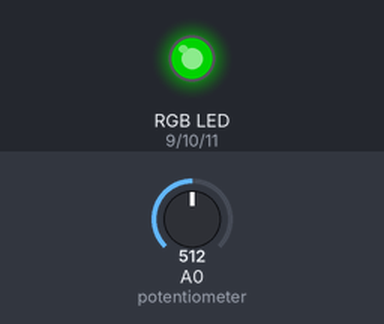
This sketch was run on a simulated Arduino Uno, built with avr-gcc and run on an emulated ATmega328P. On the bench: an RGB LED mixed from three pins (HIGH = lit). The inputs (shaded band) are chosen by the test bench; at power-on: A0 (potentiometer) = 512. Dim RGB values are drawn brighter than linear.

Above: at 1.2 s.
1.3 s: A0 (potentiometer) set to 716
At 2.5 s:
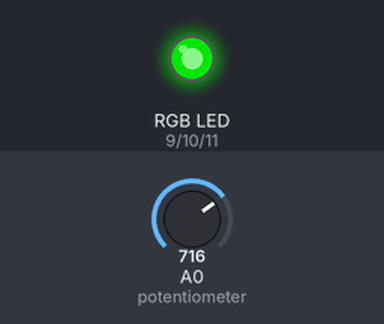
2.8 s: A0 (potentiometer) set to 900
At 3.9 s:
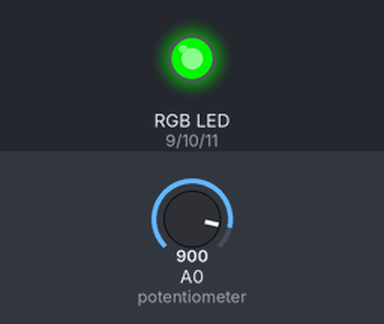
4.3 s: A0 (potentiometer) set to 122
At 5.0 s:
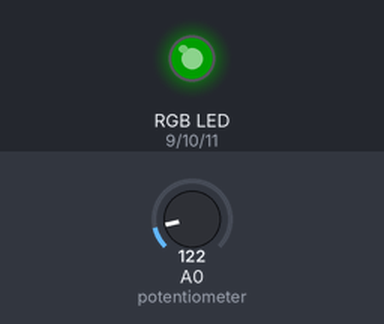
5.8 s: A0 (potentiometer) set to 0
At 6.2 s:
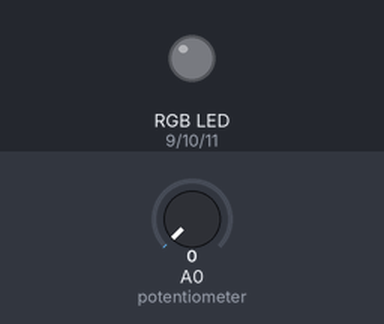
7.3 s: A0 (potentiometer) set to 511
At 8.5 s:
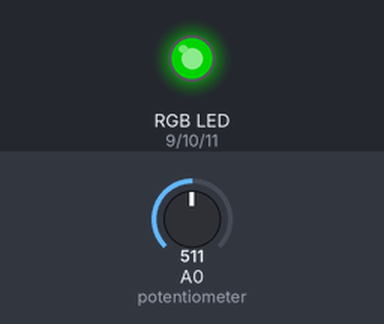
Timing chart, 0 to 9.8 s (numbered marks = the images above; inputs shaded):
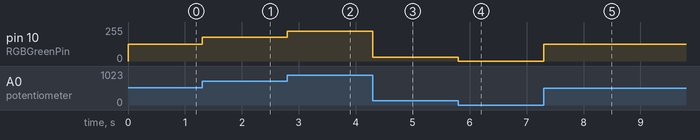

The sketch:

level-2.ino
```cpp
//   ________________________________________________________________________
//  /  Name: Kyler Visser             level 2              Date: 2023-00-00  \
//  |                                                                        |
//  |                               Description                              |
//  |                                                                        |
//  |   This program will take an input in from the potentiometer and the    |
//  |    change the brightness of the green LED based off of that input.     |
//  \________________________________________________________________________/

//  ------------------------------
//    Initalize variables
//  ------------------------------
int RGBRedPin = 9;
int RGBGreenPin = 10;
int RGBBluePin = 11;
int fadeDelay = 5;

int potentiometer = A0;

//  ------------------------------
//    Setup pins
//  ------------------------------
void setup() {
    pinMode(RGBRedPin, OUTPUT);
    pinMode(RGBGreenPin, OUTPUT);
    pinMode(RGBBluePin, OUTPUT);

    pinMode(potentiometer, INPUT);
}

//  ------------------------------
//    Display the color based
//    based off the potentiometer
//  ------------------------------
void loop() {

    int potentiometerValue = analogRead(potentiometer);
    int mappedPotentiometerValue = map(potentiometerValue, 0, 1023, 0, 255);
    analogWrite(RGBGreenPin, mappedPotentiometerValue);
}
```

Measured:
- after the input at 1.3 s, pin 10 (RGBGreenPin): 127/255 → 178/255 at once
- after the input at 2.8 s, pin 10 (RGBGreenPin): 178/255 → 224/255 at once
- after the input at 4.3 s, pin 10 (RGBGreenPin): 224/255 → 30/255 at once
- after the input at 5.8 s, pin 10 (RGBGreenPin): 30/255 → 0/255 at once
- after the input at 7.3 s, pin 10 (RGBGreenPin): 0/255 → 127/255 at once
